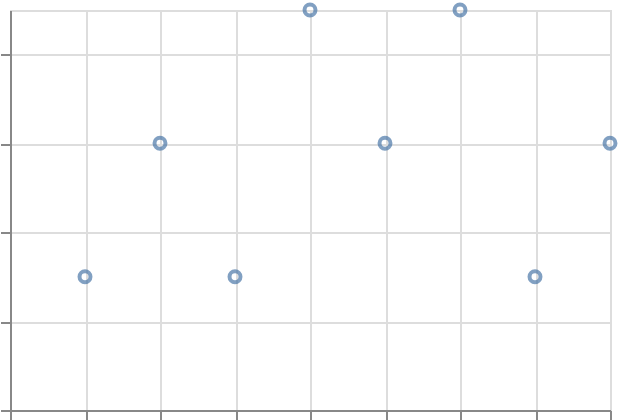

Describe this chart as a Vega-Lite specification.
### Vega-Lite specification from a JSON file in a GitHub repository (floating-point values rounded to 4 significant figures)
{"$schema": "https://vega.github.io/schema/vega-lite/v6.json", "padding": 5, "autosize": "none", "width": 300, "height": 200, "data": {"name": "table", "values": [{"c": "A", "g": "p", "x": 1, "y": 2, "v": 5, "t": "2024-01-15", "o": {"v": 3}, "IMDB Rating": 6.1, "d": "x1"}, {"c": "B", "g": "q", "x": 2, "y": 4, "v": 9, "t": "2024-02-20", "o": {"v": 7}, "IMDB Rating": 7.4, "d": "x2"}, {"c": "A", "g": "q", "x": 3, "y": 3, "v": 2, "t": "2024-03-05", "o": {"v": 1}, "IMDB Rating": 5.2, "d": "x1"}, {"c": "C", "g": "p", "x": 4, "y": 6, "v": 7, "t": "2024-05-30", "o": {"v": 4}, "IMDB Rating": 8.8, "d": "x3"}, {"c": "B", "g": "p", "x": 5, "y": 5, "v": 4, "t": "2024-07-11", "o": {"v": 9}, "IMDB Rating": 6.9, "d": "x2"}, {"c": "C", "g": "q", "x": 6, "y": 8, "v": 6, "t": "2024-09-02", "o": {"v": 2}, "IMDB Rating": 7.7, "d": "x3"}, {"c": "A", "g": "p", "x": 7, "y": 7, "v": 8, "t": "2024-11-25", "o": {"v": 5}, "IMDB Rating": 4.4, "d": "x1"}, {"c": "B", "g": "q", "x": 8, "y": 9, "v": 3, "t": "2024-12-31", "o": {"v": 8}, "IMDB Rating": 9.1, "d": "x2"}]}, "transform": [{"lookup": "c", "from": {"data": {"name": "colors", "values": [{"k": "A", "w": 3}, {"k": "B", "w": 6}, {"k": "C", "w": 9}]}, "key": "k", "fields": ["w"]}}], "mark": "point", "encoding": {"x": {"field": "x", "type": "quantitative"}, "y": {"field": "w", "type": "quantitative"}}}
